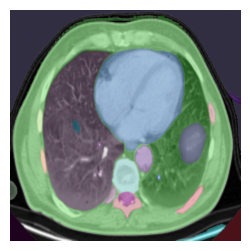
#> input picture Automatic image.png, 250 x 251 px, given as the content of the folder lab Notebooks/project_data/Original_data/test/adenocarcinoma, which was not available
$ jupyter execute --allow-errors Project_Code..ipynb   (text cells are left out)
#> lines starting #> are read from the running program, lines starting #| are printed output that depends on the picture; pictures that were not available may be replaced by others from this repository, and a replacement may not be noted
[cell 1]
# Mounting the Google drive containing all the data
from google.colab import drive
drive.mount('/content/drive')

[cell 2]
#defining the directory
base_directory = '/content/drive/MyDrive/Colab Notebooks/project_data'

[cell 3]
#Importing the necessary modules
import numpy as np
import torch
import matplotlib.pyplot as plt
import cv2
import os

[cell 4]
def process_images(source_folder, destination_folder, new_prefix, target_size=(512, 512), kernel_size=(5, 5)):
#> called with new_prefix = 'adc', target_size = (512, 512), kernel_size = (5, 5)
    if not os.path.exists(destination_folder):
        print(f"Creating directory: {destination_folder}")
        os.mkdir(destination_folder)

    file_list = os.listdir(source_folder)
    image_files = [file for file in file_list if file.lower().endswith(('.png', '.jpg', '.jpeg', '.gif'))]
    image_files.sort()

    for i, image_name in enumerate(image_files, start=1):
        image_path = os.path.join(source_folder, image_name)
        original_image = cv2.imread(image_path, cv2.IMREAD_GRAYSCALE)
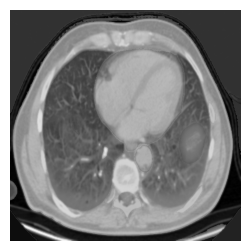
#> original_image: shape (251, 250); min 0, max 255, mean 133

        # Perform histogram equalization
        equalized_image = cv2.equalizeHist(original_image)
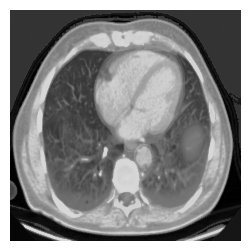
#> equalized_image: shape (251, 250); min 0, max 255, mean 132

        # Resize the image
        resized_image = cv2.resize(equalized_image, target_size)
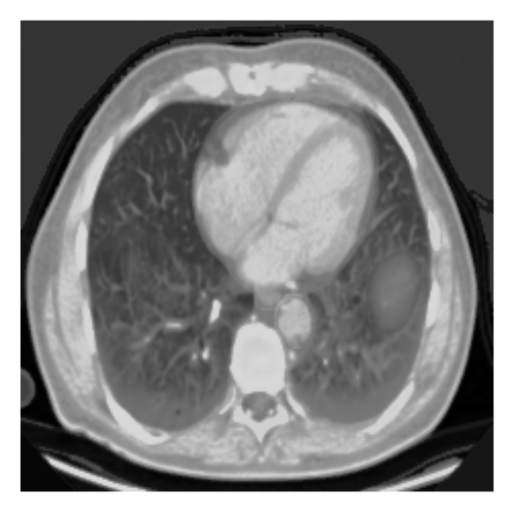
#> resized_image: shape (512, 512); min 0, max 255, mean 131.9

        # Apply Gaussian blur
        blurred_image = cv2.GaussianBlur(resized_image, kernel_size, 0)

        # Save the processed image to the destination folder
        new_name = f"{new_prefix}{i}.png"  # Change the extension if needed
        processed_image_path = os.path.join(destination_folder, new_name)
        cv2.imwrite(processed_image_path, blurred_image)

        print(f"Processed {image_name} and saved to {processed_image_path}")

# Process different categories

categories = [
    (os.path.join(base_directory, 'Original_data', 'test', 'adenocarcinoma'), os.path.join(base_directory, 'preprocessed_data', 'test', 'adc'), 'adc'),
    (os.path.join(base_directory, 'Original_data', 'test', 'large.cell.carcinoma'),  os.path.join(base_directory, 'preprocessed_data', 'test', 'lcc'), 'lcc'),
    (os.path.join(base_directory, 'Original_data', 'test', 'squamous.cell.carcinoma'),  os.path.join(base_directory, 'preprocessed_data', 'test', 'scc'), 'scc'),
    (os.path.join(base_directory, 'Original_data', 'test', 'normal'),  os.path.join(base_directory, 'preprocessed_data', 'test', 'nml'), 'nml'),

    (os.path.join(base_directory, 'Original_data','train', 'adenocarcinoma_left.lower.lobe_T2_N0_M0_Ib'),  os.path.join(base_directory, 'preprocessed_data', 'train', 'adc'), 'adc'),
    (os.path.join(base_directory, 'Original_data', 'train', 'large.cell.carcinoma_left.hilum_T2_N2_M0_IIIa'),  os.path.join(base_directory, 'preprocessed_data', 'train', 'lcc'),'lcc'),
    (os.path.join(base_directory, 'Original_data', 'train', 'squamous.cell.carcinoma_left.hilum_T1_N2_M0_IIIa'),  os.path.join(base_directory, 'preprocessed_data', 'train', 'scc'), 'scc'),
    (os.path.join(base_directory, 'Original_data', 'train', 'normal'),  os.path.join(base_directory, 'preprocessed_data', 'train', 'nml'),'nml'),

    (os.path.join(base_directory, 'Original_data', 'valid', 'adenocarcinoma_left.lower.lobe_T2_N0_M0_Ib'), os.path.join(base_directory, 'preprocessed_data', 'valid', 'adc'),  'adc'),
    (os.path.join(base_directory, 'Original_data', 'valid', 'large.cell.carcinoma_left.hilum_T2_N2_M0_IIIa'),  os.path.join(base_directory, 'preprocessed_data', 'valid', 'lcc'), 'lcc'),
    (os.path.join(base_directory, 'Original_data', 'valid', 'squamous.cell.carcinoma_left.hilum_T1_N2_M0_IIIa'), os.path.join(base_directory, 'preprocessed_data', 'valid', 'scc'), 'scc'),
    (os.path.join(base_directory, 'Original_data', 'valid', 'normal'),  os.path.join(base_directory, 'preprocessed_data', 'valid', 'nml'), 'nml')

]


for source_folder, destination_folder, new_prefix in categories:
    os.makedirs(destination_folder, exist_ok=True)
    process_images(source_folder, destination_folder, new_prefix)


print("All operations done for all images.")

[cell 5]
# when we are using google colab
using_colab = True
#> using_colab = True

[cell 6]
if using_colab:
    import torch
    import torchvision
    import sys
    !{sys.executable} -m pip install opencv-python matplotlib
    !{sys.executable} -m pip install 'git+https://github.com/facebookresearch/segment-anything.git'
    !wget https://dl.fbaipublicfiles.com/segment_anything/sam_vit_h_4b8939.pth

[cell 7]
def show_anns(anns):
    if len(anns) == 0:
        return
    sorted_anns = sorted(anns, key=(lambda x: x['area']), reverse=True)
    ax = plt.gca()
    ax.set_autoscale_on(False)

    img = np.ones((sorted_anns[0]['segmentation'].shape[0], sorted_anns[0]['segmentation'].shape[1], 4))
    img[:,:,3] = 0
    for ann in sorted_anns:
        m = ann['segmentation']
        color_mask = np.concatenate([np.random.random(3), [0.35]])
        img[m] = color_mask
    ax.imshow(img)

[cell 8]
def show_mask(mask, ax, random_color=False):
    if random_color:
        color = np.concatenate([np.random.random(3), np.array([0.6])], axis=0)
    else:
        color = np.array([30/255, 144/255, 255/255, 0.6])
    h, w = mask.shape[-2:]
    mask_image = mask.reshape(h, w, 1) * color.reshape(1, 1, -1)
    ax.imshow(mask_image)

def show_points(coords, labels, ax, marker_size=375):
    pos_points = coords[labels==1]
    neg_points = coords[labels==0]
    ax.scatter(pos_points[:, 0], pos_points[:, 1], color='green', marker='*', s=marker_size, edgecolor='white', linewidth=1.25)
    ax.scatter(neg_points[:, 0], neg_points[:, 1], color='red', marker='*', s=marker_size, edgecolor='white', linewidth=1.25)

def show_box(box, ax):
    x0, y0 = box[0], box[1]
    w, h = box[2] - box[0], box[3] - box[1]
    ax.add_patch(plt.Rectangle((x0, y0), w, h, edgecolor='green', facecolor=(0,0,0,0), lw=2))

[cell 9]
import sys
sys.path.append("..")
from segment_anything import sam_model_registry, SamPredictor, SamAutomaticMaskGenerator

sam_checkpoint = "sam_vit_h_4b8939.pth"
model_type = "vit_h"

device = "cuda"

#> (the rest of this cell did not finish here and is left out)

#> (a cell that did not finish here is left out)

[cell 11]
# Selecting the image and converting it to RGB image using the openCV function
base_directory = '/content/drive/MyDrive/Colab Notebooks/project_data'
file_path = os.path.join(base_directory, 'preprocessed_data','train','adc','adc5.png' )
image = cv2.imread(file_path)
#> image is the input picture: shape (251, 250, 3); mean B, G, R 129.7, 139.6, 122.2
image = cv2.cvtColor(image, cv2.COLOR_BGR2RGB)

[cell 12]
# Displaying the selected image
plt.figure(figsize=(3,3))
plt.imshow(image)
plt.axis('off')
plt.show()

#> (a cell that did not finish here is left out)

[cell 14]
# Displaying the images with the annotations (masks)
plt.figure(figsize=(3,3))
plt.imshow(image)
#> (the rest of this cell did not finish here and is left out)

#> (a cell that did not finish here is left out)

[cell 16]
# Code to see the summary of the masks
iou_sum = 0
stability_sum = 0
highest_iou = float('-inf')
lowest_iou = float('inf')
highest_stability = float('-inf')
lowest_stability = float('inf')

# Calculate the average, highest, and lowest values
#> (the rest of this cell did not finish here and is left out)

[cell 17]
# List of input and output directory paths
input_directories = [
    os.path.join(base_directory, 'preprocessed_data', 'test', 'adc'),
    os.path.join(base_directory, 'preprocessed_data', 'test', 'lcc'),
    os.path.join(base_directory, 'preprocessed_data', 'test', 'scc'),
    os.path.join(base_directory, 'preprocessed_data', 'test', 'nml'),

    os.path.join(base_directory, 'preprocessed_data', 'train', 'adc'),
    os.path.join(base_directory, 'preprocessed_data', 'train', 'lcc'),
    os.path.join(base_directory, 'preprocessed_data', 'train', 'scc'),
    os.path.join(base_directory, 'preprocessed_data', 'train', 'nml'),

    os.path.join(base_directory, 'preprocessed_data', 'valid', 'adc'),
    os.path.join(base_directory, 'preprocessed_data', 'valid', 'lcc'),
    os.path.join(base_directory, 'preprocessed_data', 'valid', 'scc'),
    os.path.join(base_directory, 'preprocessed_data', 'valid', 'nml')
]
output_directories = [
    os.path.join(base_directory, 'automatic_segmented_data', 'test', 'adc'),
    os.path.join(base_directory, 'automatic_segmented_data', 'test', 'lcc'),
    os.path.join(base_directory, 'automatic_segmented_data', 'test', 'scc'),
    os.path.join(base_directory, 'automatic_segmented_data', 'test', 'nml'),

    os.path.join(base_directory, 'automatic_segmented_data', 'train', 'adc'),
    os.path.join(base_directory, 'automatic_segmented_data', 'train', 'lcc'),
    os.path.join(base_directory, 'automatic_segmented_data', 'train', 'scc'),
    os.path.join(base_directory, 'automatic_segmented_data', 'train', 'nml'),

    os.path.join(base_directory, 'automatic_segmented_data', 'valid', 'adc'),
    os.path.join(base_directory, 'automatic_segmented_data', 'valid', 'lcc'),
    os.path.join(base_directory, 'automatic_segmented_data', 'valid', 'scc'),
    os.path.join(base_directory, 'automatic_segmented_data', 'valid', 'nml')
]

# Processing images from different input directories
#> (the rest of this cell did not finish here and is left out)

#> (a cell that did not finish here is left out)

[cell 19]
# we are selecting a point where x-axis is 200 and y-axis is 300 and choosing the foreground by setting input_label to 1
input_point = np.array([[200, 300]])
input_label = np.array([1])

[cell 20]
# Displaying the image with the prompt (green star)
plt.figure(figsize=(5,5))
plt.imshow(image)
show_points(input_point, input_label, plt.gca())
plt.axis('on')
plt.show()
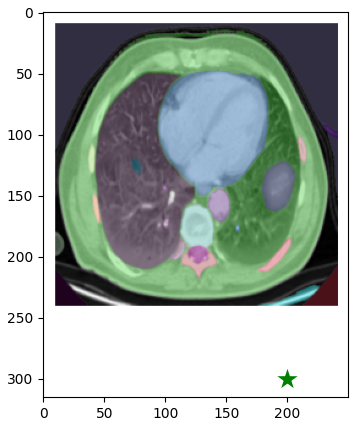
#> figure drawn by matplotlib, 1 panel

#> (a cell that did not finish here is left out)

#> (a cell that did not finish here is left out)

[cell 23]
#we specify two points corresponding to the lung region
input_point = np.array([[170, 300], [400, 300]])
input_label = np.array([1, 1])

[cell 24]
plt.figure(figsize=(3,3))
plt.imshow(image)
show_points(input_point, input_label, plt.gca())
plt.axis('on')
plt.show()
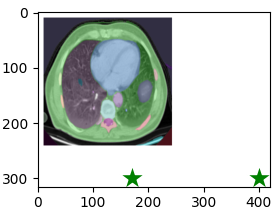
#> figure drawn by matplotlib, 1 panel

#> (a cell that did not finish here is left out)

[cell 26]
plt.figure(figsize=(3,3))
plt.imshow(image)
#> (the rest of this cell did not finish here and is left out)

[cell 27]
input_box = np.array([60, 80, 450, 440])

[cell 28]
plt.figure(figsize=(3,3))
plt.imshow(image)
show_box(input_box, plt.gca())
plt.axis('on')
plt.show()
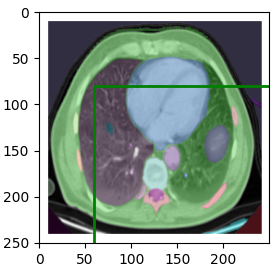
#> figure drawn by matplotlib, 1 panel
